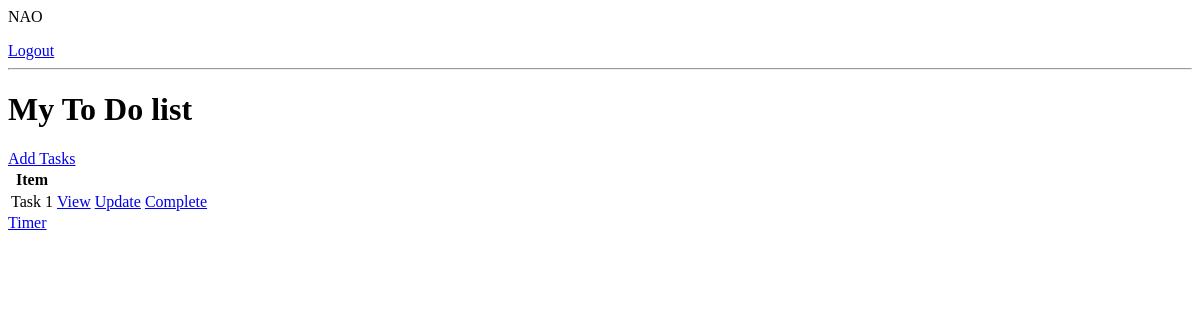
Before: / (signed in) with the older database file.
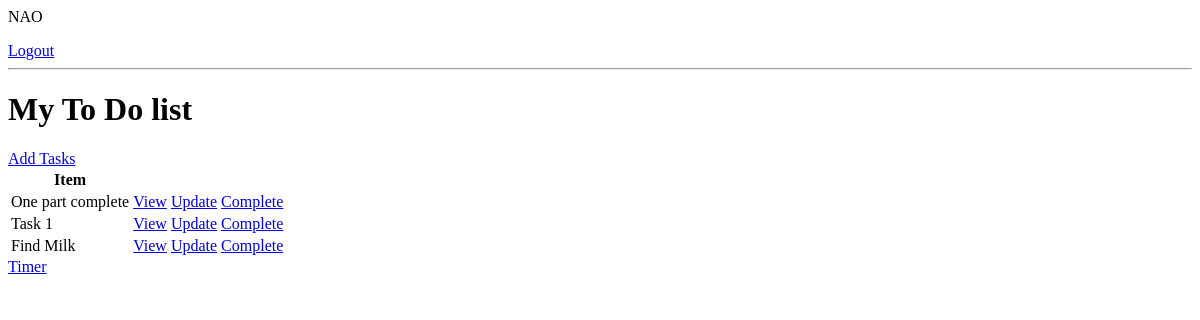
After: the same page with the newer database file.
### todo/models.py (models this page shows, shortened)
class Task(models.Model):
    user = models.ForeignKey(User, on_delete = models.CASCADE, null=True, blank=True )
    title  = models.CharField(max_length=200)
    description = models.TextField(null = True, blank=True)
    complete = models.BooleanField(default=False)
    created = models.DateTimeField(auto_now_add = True)
    class Meta:
        ordering = ['complete']

### todo/views.py (the view)
# urls.py: path('', TaskList.as_view() , name='tasks'),
class TaskList(LoginRequiredMixin, ListView):
    model = Task
    context_object_name = "tasks"
    template_name = "todo/tasks_list.html"
    def get_context_data(self, **kwargs):
        context = super().get_context_data(**kwargs)
        context['tasks'] = context['tasks'].filter(user = self.request.user)
        context['count'] = context['tasks'].filter(complete = False).count()
        return context

### todo/templates/todo/task_list.html (shortened to what this page needs)
{% if request.user.is_authenticated %}
<p>{{request.user}}</p>
<a href='{% url "logout" %}'>Logout</a>
{% else %}
<a href='{% url "login" %}'>Login</a>
{% endif %}
<hr>
<h1>My To Do list</h1>
<a href="{% url 'task-create' %}">Add Tasks</a>
<table>
    <tr>
        <th>Item</th>
        <th></th>
        <th></th>
    </tr>
    {% for task in object_list %}
    <tr>
        <td>{{task.title}}</td>
        <td><a href="{% url 'task' task.id %}">View</a></td>
        <td><a href="{% url 'task-update' task.id %}">Update</a></td>
        <td><a href="{% url 'task-delete' task.id %}">Complete</a></td>
    </tr>
    {% endfor %}
</table>
<td><a href="{% url 'timer' %}">Timer</a></td>

Changed rows visible on the page:
added Task: title "One part complete"
added Task: title "Find Milk"
